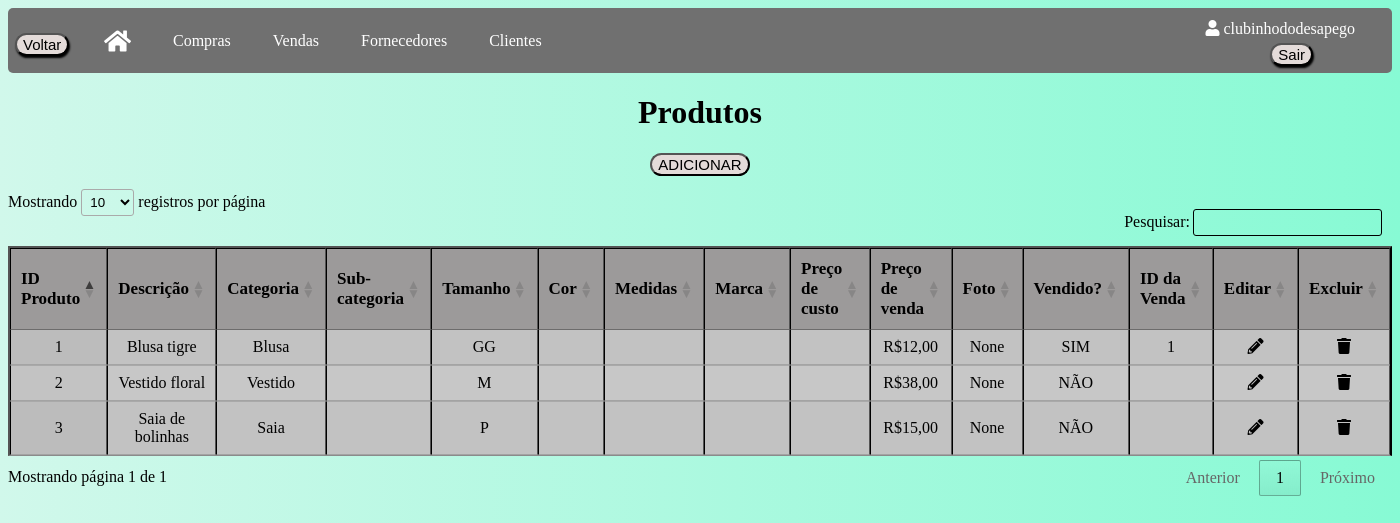
Page /produtos (signed in) on the committed database.
### app/models/tables.py (models this page shows, shortened)
class Usuario(db.Model, UserMixin):
    __tablename__ = "usuarios"
    id = db.Column(db.Integer, primary_key=True, autoincrement=True)
    nome_brecho = db.Column(db.String(100))
    email = db.Column(db.String(84), unique=True)
    usuario = db.Column(db.String(80), unique=True)
    senha = db.Column(db.String(128))
    clientes = db.relationship("Cliente", backref="usuario")
    produtos = db.relationship("Produto", backref="usuario")
    fornecedores = db.relationship("Fornecedor", backref="usuario")
    compras = db.relationship("Compra", backref="usuario")
    vendas = db.relationship("Venda", backref="usuario")

class Produto(db.Model):
    __tablename__ = "produtos"
    id = db.Column(db.Integer, primary_key=True, autoincrement=True)
    descricao = db.Column(db.String(120))
    categoria = db.Column(db.String(80))
    sub_categoria = db.Column(db.String(80))
    tamanho = db.Column(db.String(30))
    cor = db.Column(db.String(30))
    medidas = db.Column(db.Integer)
    marca = db.Column(db.String(80))
    preco_custo = db.Column(db.Integer)
    preco_venda = db.Column(db.Integer)
    foto = db.Column(db.LargeBinary)
    vendido = db.Column(db.Boolean, default=False)
    id_usuario = db.Column(db.Integer, db.ForeignKey('usuarios.id'))
    id_venda = db.Column(db.Integer, db.ForeignKey('vendas.id'))
    venda = db.relationship('Venda', foreign_keys=[id_venda])

### app/default.py (the view)
@login_required
@app.route("/produtos", methods=['GET', 'POST'])
def produtos():
    produtos = Produto.query.filter_by(id_usuario=current_user.id).all()
    return render_template("produtos.html", produtos=produtos)

### app/default.py (called while the page is built)
@login_manager.user_loader
def load_user(id_usuario):
    return Usuario.query.get(int(id_usuario))

### app/templates/produtos.html (shortened to what this page needs)
<!DOCTYPE html>
<html lang="en">
<head>
    <link rel="stylesheet" type="text/css" href="{{ url_for('static', filename='css/vendas.css') }}">
    <link rel="stylesheet" href="https://cdnjs.cloudflare.com/ajax/libs/font-awesome/5.15.3/css/all.min.css">
    <link rel="stylesheet" type="text/css" href="https://cdn.datatables.net/1.11.5/css/jquery.dataTables.min.css">
</head>
<body>
    <div class="usuario-logado"><i class="fas fa-user"></i> {{ current_user.usuario }}</div>
    <div class="logout">
        <form method="POST" action="{{ url_for('logout') }}">
            <button class="button" type="submit">Sair</button>
        </form>
    </div>
    <div class="navbar">
        <button onclick="window.history.back()" class="button button_voltar">Voltar</button>
        <a href="/home"><i class="fas fa-home icone-casa"></i></a>
        <a href="/compras">Compras</a>
        <a href="/vendas">Vendas</a>
        <a href="/fornecedores">Fornecedores</a>
        <a href="/clientes">Clientes</a>
    </div>
    <h1 class="titulo">Produtos</h1>
    <button class="button_adc"><a href="produtoscadastro">ADICIONAR</a></button>
    <table id="tabelaProdutos" class="tabela display" border="2">
        <thead>
            <tr>
                <th>ID Produto</th>
                <th>Descrição</th>
                <th>Categoria</th>
                <th>Sub-categoria</th>
                <th>Tamanho</th>
                <th>Cor</th>
                <th>Medidas</th>
                <th>Marca</th>
                <th>Preço de custo</th>
                <th>Preço de venda</th>
                <th>Foto</th>
                <th>Vendido?</th>
                <th>ID da Venda</th>
                <th>Editar</th>
                <th>Excluir</th>
            </tr>
        </thead>
        <tbody>
            {% for produto in produtos %}
            <tr>
                <td>{{ produto.id }}</td>
                <td>{{ produto.descricao }}</td>
                <td>{{ produto.categoria }}</td>
                <td>{{ produto.sub_categoria }}</td>
                <td>{{ produto.tamanho }}</td>
                <td>{{ produto.cor }}</td>
                <td>{{ produto.medidas }}</td>
                <td>{{ produto.marca }}</td>
                <td>{{ produto.preco_custo }}</td>
                <td>{{ produto.preco_venda }}</td>
                <td>{{ produto.foto }}</td>
                <td>
                    {% if produto.vendido %}
                        SIM
                    {% else %}
                        NÃO
                    {% endif %}
                </td>
                <td>{{ produto.id_venda }}</td>
                <td>
                    <a href="/editarprodutos/{{ produto.id }}">
                    <div class="icon-container"><i class="fas fa-pencil-alt"></i></div>
                    </a>
                </td>
                <td>
                    <a href="/excluirprodutos/{{ produto.id }}" class="excluir-produto" data-id="{{ produto.id }}" data-confirm="Tem certeza de que deseja excluir este produto?">
                        <div class="icon-container"><i class="fas fa-trash"></i></div>
                    </a>
                </td>
            </tr>
            {% endfor %}
        </tbody>
    </table>
</body>
</html>

### app/static/css/vendas.css (style rules this page uses)
body { background: linear-gradient(to right, #d1f8eb, #87fad4); }
.usuario-logado { position: absolute; top: 20px; right: 45px; color: white; }
.logout { position: absolute; top: 43px; right: 87px; }
.button_voltar { position: absolute; top: 33px; left: 15px; }
.button { font-size: 15px; margin-bottom: 13px; background-color: #e4dbd9; cursor: pointer; transition: background-color 0.3s ease; border-radius: 20px; box-shadow: 1px 2px 2px black; }
.navbar { overflow: hidden; background-color: #707070; height: 65px; border-radius: 5px; }
.navbar a { float: left; display: flex; align-items: center; color: white; text-align: center; padding: 0px 16px; text-decoration: none; height: 100%; margin-left: 80px; margin-right: -70px; }
.icone-casa { font-size: 24px; }
.titulo { text-align: center; }
.button_adc { min-width: 10px; font-size: 15px; margin: 13px auto; background-color: #e4dbd9; cursor: pointer; transition: background-color 0.3s ease; border-radius: 20px; display: block; align-items: center; }
.tabela { border-collapse: collapse; width: 100%; text-align: center; background-color: #c7c7c7; margin-top: 50px; border-color: black; }
th { font-size: 17px; background-color: #9c9a9a; }
a { text-decoration: none; color: #000; }

### rows in the picture
Usuario: usuario "clubinhododesapego"
Produto: id "1", descricao "Blusa tigre", categoria "Blusa", tamanho "GG", preco_venda "R$12,00", foto "None", vendido "SIM", id_venda "1"
Produto: id "2", descricao "Vestido floral", categoria "Vestido", tamanho "M", preco_venda "R$38,00", foto "None", vendido "NÃO"
Produto: id "3", descricao "Saia de bolinhas", categoria "Saia", tamanho "P", preco_venda "R$15,00", foto "None", vendido "NÃO"
